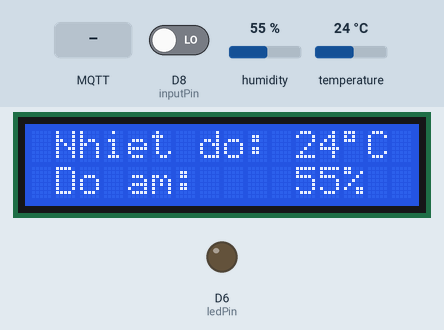
Recording of a sketch running on a simulated ESP8266 (NodeMCU). On the bench: 16×2 character LCD, output pins drawn as LEDs (lit = HIGH). The inputs (shaded band) are chosen by the test bench; at power-on: humidity 55 %, temperature 24 °C, D8 (inputPin) LOW. WiFi joins after 1.5 s; servers stay silent unless stated; no MQTT or app messages arrive unless stated; what the sketch prints to the serial monitor is not drawn.

Above: at 2.7 s.
2.8 s: humidity set to 22 %
At 5.2 s:
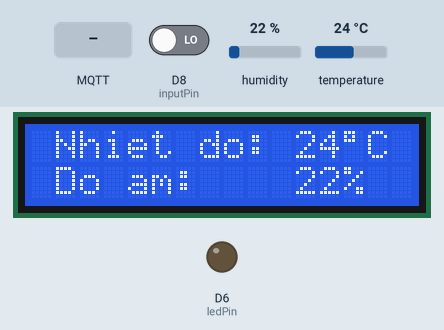
6.1 s: temperature set to 12 °C
At 8.8 s:
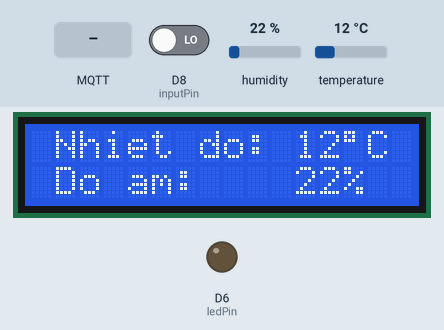
9.1 s: MQTT message "motion_on" arrives on the first subscribed topic
10.6 s: D8 (inputPin) driven HIGH
At 11.7 s:
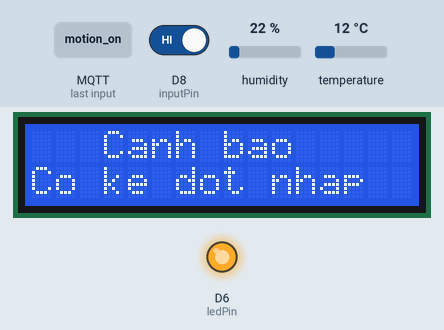
12.1 s: MQTT message "motion_off" arrives on the first subscribed topic
At 13.8 s:
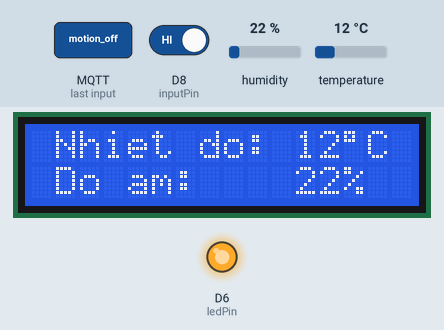
14.1 s: humidity set to 40 %
At 16.5 s:
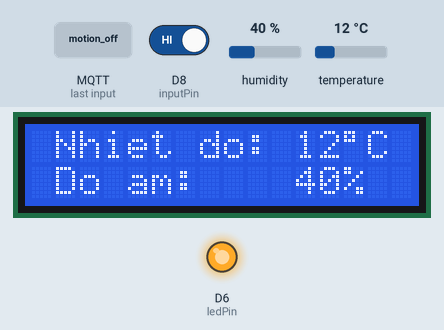
Timing chart, 0 to 18.0 s (numbered marks = the images above; inputs shaded):
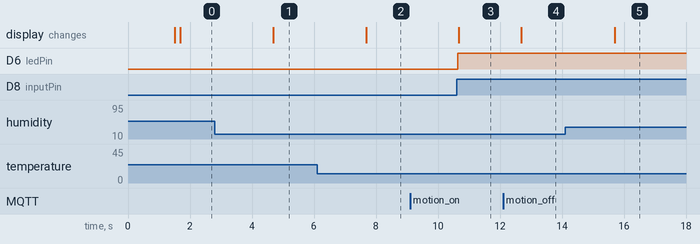

Measured:
- after the input at 2.8 s, the display: changes after 1.9 s (image 1)
- after the input at 6.1 s, the display: changes after 1.6 s (image 2)
- after the input at 9.1 s, every drawn part: stays the same
- after the input at 10.6 s, D6 (ledPin): LOW → HIGH at once; the display: changes after 0.07 s (image 3)
- after the input at 12.1 s, the display: changes after 0.59 s (image 4)
- after the input at 14.1 s, the display: changes after 1.6 s (image 5)

The sketch:

LCD.ino
```cpp
#include <LiquidCrystal_I2C.h>
#include <ESP8266WiFi.h>
#include <PubSubClient.h>
#include "DHT.h"

LiquidCrystal_I2C lcd(0x27, 16, 2);

#define DHTTYPE DHT11   // DHT 11
const int DHTPin = D5;       //Đọc dữ liệu từ DHT11
DHT dht(DHTPin, DHTTYPE); // Thiet Lap cam bien DHT.

//Motion
int ledPin = D6;        //Chân LED Arduino
int inputPin = D8;       //Chân tín hiệu cảm biến PIR
int pirState = LOW;     //Bắt đầu với không có báo động
int val = 0;

// Thông số về wifi
#define ssid "HA"
#define password "12345679"

// Thông tin về MQTT Broker
#define mqtt_server "postman.cloudmqtt.com" // Thay bằng địa chỉ IP
#define mqtt_topic_pub "motion"   //Giữ nguyên nếu bạn tạo topic tên là demo
#define mqtt_topic_sub "motion"
#define mqtt_user "xaxcxxig"    //Giữ nguyên nếu bạn tạo user là lophocvui và pass là 123456
#define mqtt_pwd "NwZIb4W_-NDU"
const uint16_t mqtt_port = 14601; //Port của MQTT

WiFiClient espClient;
PubSubClient client(espClient);

long lastMsg = 0;
char msg[50];
int value = 0;
// Timers auxiliar variables
long now = millis();
long lastMeasure = 0;
int check = 0;

void setup(){
  pinMode(ledPin, OUTPUT);
  digitalWrite(ledPin, LOW); // tắt LED
  pinMode(inputPin, INPUT);
  Serial.begin(115200);
  setup_wifi();
  client.setServer(mqtt_server, mqtt_port);
  client.setCallback(callback);
  dht.begin();
  // initialize LCD
  lcd.begin();
  // turn on LCD backlight
  lcd.backlight();
}

// Hàm kết nối wifi
void setup_wifi() {
  delay(10);
  Serial.println();
  Serial.print("Connecting to ");
  Serial.println(ssid);
  WiFi.begin(ssid, password);
  while (WiFi.status() != WL_CONNECTED) {
    delay(500);
    Serial.print(".");
  }
  Serial.println("");
  Serial.println("WiFi connected");
  Serial.println("IP address: ");
  Serial.println(WiFi.localIP());
}


// Hàm reconnect thực hiện kết nối lại khi mất kết nối với MQTT Broker
void reconnect() {
  // Chờ tới khi kết nối
  while (!client.connected()) {
    Serial.print("Attempting MQTT connection...");
    // Thực hiện kết nối với mqtt user và pass
    if (client.connect("ESP8266Client",mqtt_user, mqtt_pwd)) {
      Serial.println("connected");
      // Khi kết nối sẽ publish thông báo
      client.publish(mqtt_topic_pub, "ESP_reconnected");
      // ... và nhận lại thông tin này
      client.subscribe(mqtt_topic_sub);
    } else {
      Serial.print("failed, rc=");
      Serial.print(client.state());
      Serial.println(" try again in 5 seconds");
      // Đợi 5s
      delay(5000);
    }
  }
}

void callback(String topic, byte* message, unsigned int length) {
    Serial.print("Message arrived on topic: ");
    String Topic = topic;
    Serial.print(Topic);
    Serial.print(". Message: ");
    String messageTemp;
    for(int i = 0; i < length; i++){
        //Serial.print((char)message[i]);
        messageTemp += (char)message[i];
    }
    Serial.println(messageTemp);
    /*LED ON*/
    if(messageTemp.equals("motion_on") == 1) check = 1;
    if(messageTemp.equals("motion_off") == 1) {
      check = 0;
    }
}


void PIR(){
  val = digitalRead(inputPin);    //đọc giá trị đầu vào.
  if (val == HIGH)                //nếu giá trị ở mức cao.(HIGH - 1)
  {
    digitalWrite(ledPin, HIGH); // bật LED
    if (pirState == LOW)
    {
      Serial.println("Motion detected!");
      pirState = HIGH;
      client.publish(mqtt_topic_pub,"theft");
      lcd.clear();
      lcd.setCursor(0, 0);
      lcd.printf("   Canh bao  ");
      lcd.setCursor(0, 1);
      lcd.printf("Co ke dot nhap");
    }
  }
  else{
    digitalWrite(ledPin, LOW);
    if (pirState == HIGH)
    {
      Serial.println("Motion ended!");
      pirState = LOW;
    }
  }
}
void ReadDHT(){
    float h = dht.readHumidity();
    float t = dht.readTemperature();
    if (isnan(h) || isnan(t)) {
      Serial.println("\nFailed to read from DHT sensor!");
      lcd.setCursor(0, 0);
      lcd.printf("  Cannot read ");
      lcd.setCursor(0, 1);
      lcd.printf("  DHT sensor ");
      return;
    }
    static char temperatureTemp[7];
    dtostrf(t, 3, 0, temperatureTemp);

    static char humidityTemp[7];
    dtostrf(h, 6, 0, humidityTemp);

    lcd.setCursor(0, 0);
    lcd.printf(" Nhiet do:%s\337C",temperatureTemp);
    lcd.setCursor(0, 1);
    lcd.printf(" Do am:%s",humidityTemp);
    lcd.print("%");
}
void loop(){
  if (!client.connected()) {
    reconnect();
  }
  if(!client.loop())
    client.connect("ESP8266Client");
  now = millis();
  if (now - lastMeasure > 1000) {
    lastMeasure = now;
  if(check ==1){
    PIR();
  }
  else{
    ReadDHT();
  }
}
}
```
